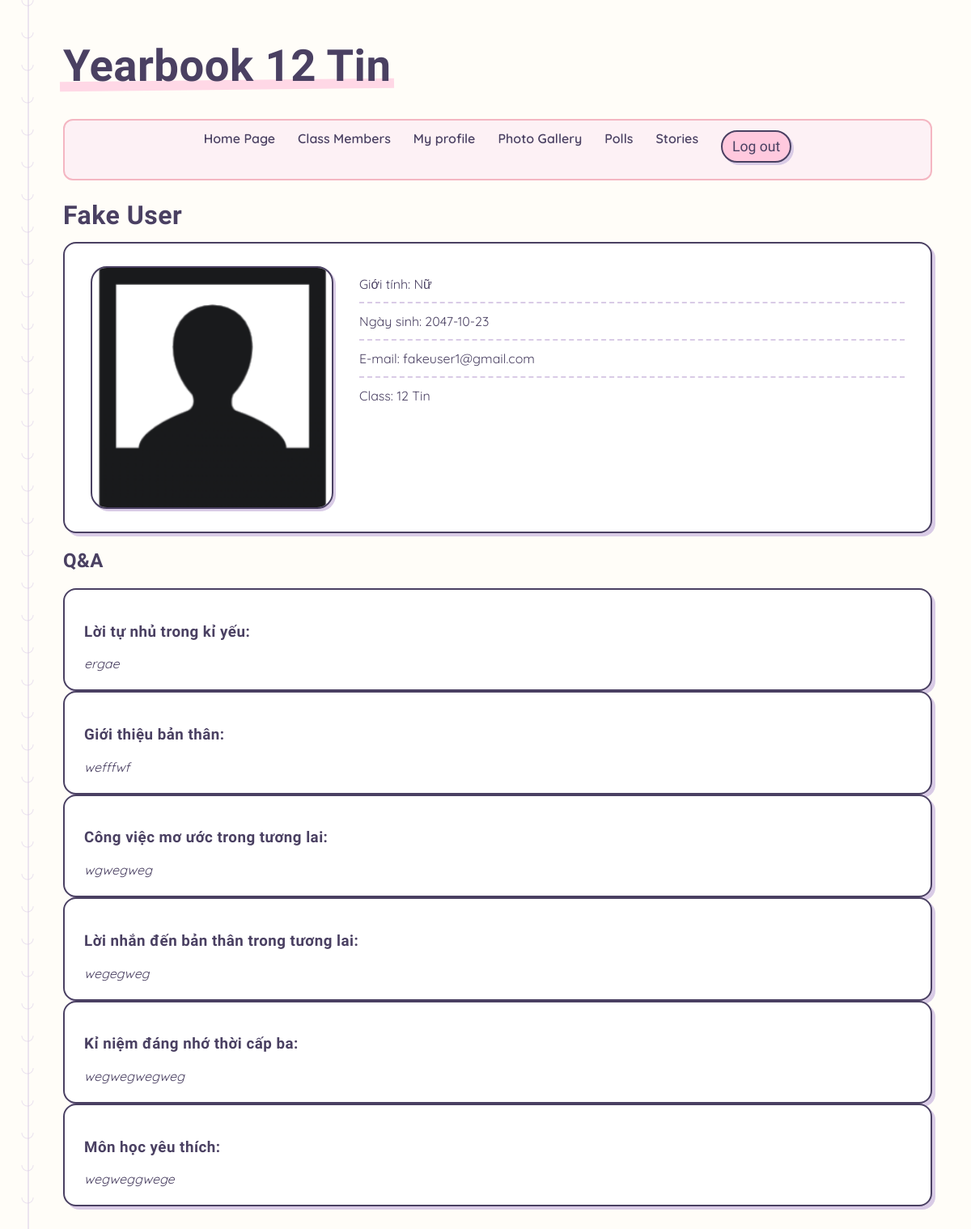
Page /user.php?id=19 (signed in) on the committed database.
### tables this page shows
CREATE TABLE `user` (
  `id` int(11) NOT NULL,
  `user_name` varchar(200) NOT NULL,
  `email` varchar(200) NOT NULL,
  `password` varchar(300) NOT NULL,
  `gender` varchar(100) NOT NULL,
  `birth_date` date DEFAULT NULL,
  `class` varchar(100) NOT NULL
);

CREATE TABLE `questions` (
  `id` int(11) NOT NULL,
  `user_id` int(11) NOT NULL,
  `question` varchar(200) NOT NULL,
  `answer` text NOT NULL
);

### user.php (the view, shortened to what this page needs)
<?php
	include 'core.inc.php';
	if(isset($_GET['id']) && intval($_GET['id']) >= 1){
		$user_id = intval($_GET['id']);
	}else{
		$user_id = intval($_SESSION['user_id']);
	}
	$select_user_data = "SELECT * FROM user WHERE id=".mysqli_real_escape_string($con,$user_id)." ";
	$run_user_data = mysqli_query($con,$select_user_data);
	$user = mysqli_fetch_assoc($run_user_data);
?>
<!DOCTYPE html>
<html lang="vi">
<head>
	<link rel="stylesheet" href="main.css">
</head>
<body>
	<div class="page">
		<?php
			include 'header.inc.php';
			if(!$user){
				echo '<div class="card"><p>Không tìm thấy người dùng này.</p></div>';
			}else{
				echo '<h1 class="profile-name">'.htmlspecialchars($user['user_name']).'</h1>';
				echo '<div class="card profile-card">
					<div class="profile-photo">'.user_image($user_id,2).'</div>
					<ul class="profile-info">
						<li><span>Giới tính:</span> '.htmlspecialchars(ucfirst($user['gender'])).'</li>
						<li><span>Ngày sinh:</span> '.htmlspecialchars($user['birth_date']).'</li>
						<li><span>E-mail:</span> '.htmlspecialchars($user['email']).'</li>
						<li><span>Class:</span> '.htmlspecialchars($user['class']).'</li>
					</ul>
				</div>';
				show_user_stories($con,$user_id);
			}
		?>
	</div>
</body>
</html>

### core.inc.php (shortened to what this page needs)
<?php
function log_out(){
	echo '<form action="" method="POST">
		<input type="submit" class="submit-btn-small" name="logout" value="Log out"></form>';
}
function user_image($user_id,$switch){
	if($switch==1){
		$class = 'small_thumbnail';
	}else{
		$class = 'thumbnail';
	}
	$url = 'user.php?id='.$user_id;
	 if(file_exists('uploads/profile_'.$user_id.'.png')){
			$img =  '<div class="'.$class.'"><img src="uploads/profile_'.$user_id.'.png" ></div>';
			if($switch==2){$img .= delete_image($url, $user_id,'png','profile');}
		}else if(file_exists('uploads/profile_'.$user_id.'.jpg')){
			$img =  '<div class="'.$class.'"><img  src="uploads/profile_'.$user_id.'.jpg" ></div>';
			if($switch==2){$img .= delete_image($url, $user_id,'jpg','profile');}
		}else if(file_exists('uploads/profile_'.$user_id.'.jpeg')){
			$img =  '<div class="'.$class.'"><img  src="uploads/profile_'.$user_id.'.jpeg"></div>';
			if($switch==2){$img .= delete_image($url, $user_id,'jpeg','profile');}
		}else if(file_exists('uploads/profile_'.$user_id.'.gif')){
			$img =  '<div class="'.$class.'"><img  src="uploads/profile_'.$user_id.'.gif" ></div>';
			if($switch==2){$img .= delete_image($url, $user_id,'gif','profile');}
		}else{
			$img = '<div class="'.$class.'"><img  src="img/portrait.png" ></div>';
		}
		return $img;
}
function show_user_stories($con,$user_id){
	$select = "SELECT * FROM questions WHERE user_id='".mysqli_real_escape_string($con,$user_id)."' ";
	$run = mysqli_query($con,$select);
	if($user_id<1){
		echo '<h2>Annonymous stories</h2>';
	}else{
		echo '<h2>Q&A</h2>';
	}
	if(mysqli_num_rows($run)<1){
		echo '<p>Nothing to show yet.</p>';
	}else{
		while($row = mysqli_fetch_assoc($run)){
			$question = $row['question'];
			$answer = $row['answer'];
			if($user_id<1){
				echo '<div class="bubble">
						<p><i>'.htmlspecialchars($answer ?? '').'</i></p>
					  </div>';
			}else{
				echo '<div class="card story">
						<h3>'.htmlspecialchars($question ?? '').'</h3>
						<p><i>'.htmlspecialchars($answer ?? '').'</i></p>
					  </div>';
			}
		}
	}
}
?>

### main.css (style rules this page uses)
:root { --paper:#fffdf8; --line: #e3d9e8; --pink: #ffc9de; --pink-deep: #ff9ec7; --blue: #c3e4f7; --blue-deep: #8fcdef; --ink: #4a4062; --ink-soft: #7a7191; --ring: #d9cbe6; }
* { box-sizing: border-box; }
ul { list-style: none; margin: 0; padding: 0; }
.thumbnail img, .small_thumbnail img, .card_thumbnail img { width: 100%; height: 100%; object-fit: cover; object-position: center; }
figure, hgroup, p { margin:0; }
body { margin: 0; font-family: 'Quicksand', sans-serif; color: var(--ink); background: repeating-linear-gradient( var(--paper) 0px, var(--paper) 34px, var(--line) 35 ); background-color: var(--paper); }
.page { position: relative; max-width: 1200px; margin: 0 auto; padding: 50px 48px 70px 78px; }
.page::before { content:""; position: absolute; top: 0; bottom: 0; left: 34px; width: 2px; background: linear-gradient(var(--ring), var(--ring)) left/2px 100% no-repeat; opacity:.5; }
.page::after { content:""; position: absolute; top: 0; left: 20px; bottom: 0; width: 28px; background-image: radial-gradient(circle at 50% 0, transparent 6px, var(--ring) 7px, transparent 8px); background-size: 28px 40px; background-repeat: repeat-y; opacity:.55; }
h1, h2, h3, .hand { font-family: 'Patrick Hand', cursive; letter-spacing: .5px; }
form { font-weight: 600; font-size: .92rem; margin-bottom: 8px; }
.card { background: #fff; border: 2px solid var(--ink); border-radius: 16px; padding: 22px 24px; box-shadow: 4px 4px 0 var(--ring); }
.submit-btn-small { font-family: 'Patrick Hand', cursive; font-size: 1.1rem; background: var(--pink); border: 2px solid var(--ink); border-radius: 999px; padding: 8px 12px; cursor: pointer; box-shadow: 3px 3px 0 var(--ring); color: var(--ink); transition: transform .15s ease, background .15s ease; }
.page .profile-name { margin: 24px 0 14px; }
.page .profile-card { display: flex; align-items: flex-start; gap: 32px; padding: 28px 32px; }
.page .profile-photo { flex: 0 0 300px; max-width: 100%; }
.page .profile-photo img { display: block; width: 100%; height: auto; border: 2px solid var(--ink); border-radius: 20px; box-shadow: 3px 3px 0 var(--ring); }
.page .profile-info { list-style: none; margin: 0; padding: 0; flex: 1 1 auto; font-family: 'QuickSand', sans-serif; font-size: 1rem; color: var(--ink); }
.page .profile-info li { padding: 12px 0; border-bottom: 2px dashed var(--ring); }
.page .profile-info li:last-child { border-bottom: none; }

### rows in the picture
user: user_name "Fake User", gender "Nữ", birth_date "2047-10-23", email "fakeuser1@gmail.com", class "12 Tin"
questions: question "Lời tự nhủ trong kỉ yếu:", answer "ergae"
questions: question "Giới thiệu bản thân:", answer "wefffwf"
questions: question "Công việc mơ ước trong tương lai:", answer "wgwegweg"
questions: question "Lời nhắn đến bản thân trong tương lai:", answer "wegegweg"
questions: question "Kỉ niệm đáng nhớ thời cấp ba:", answer "wegwegwegweg"
questions: question "Môn học yêu thích:", answer "wegweggwege"

### other values in the picture
$_SESSION['class'] "12 Tin"
